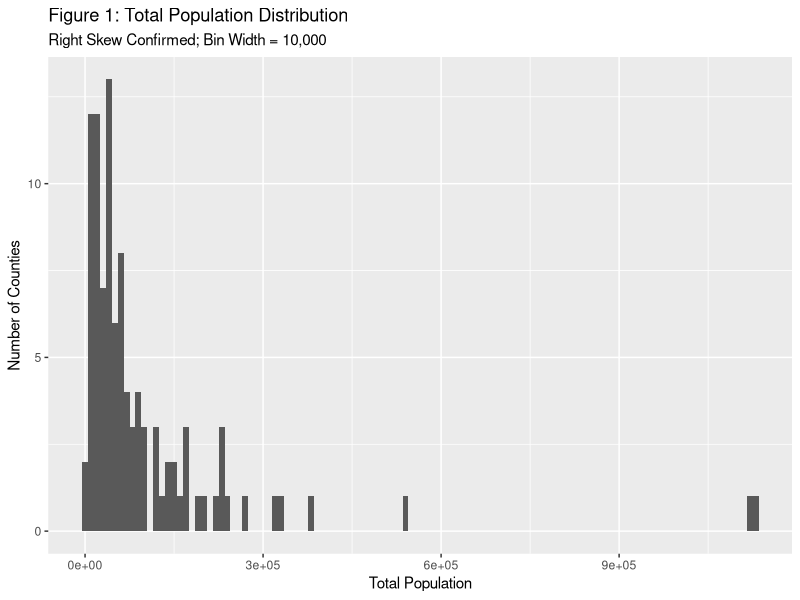

Here is the R script that generated this plot:
## ---- chunk 1
#install.packages(tidyverse);install.packages(here);install.packages(ggthemes)
library(tidyverse)
library(here)
library(ggthemes)
here()
NCData <- read.csv(here('Data','Processed','NCDataClean.csv'),stringsAsFactors = T)

my_theme <- theme_calc()  + 
  theme(
    #line =              element_line(),
    #rect =              element_rect(),
    text =              element_text(family="mono"),
    
    # Modified inheritance structure of text element
    #plot.title =        element_text(),
    #axis.title.x =      element_blank(),
    #axis.title.y =      element_blank(),
    #axis.text =         element_text(),
    
    # Modified inheritance structure of line element
    #axis.ticks =        element_line(),
    #panel.grid.major =  element_line(),
    #panel.grid.minor =  element_blank(),
    
    # Modified inheritance structure of rect element
    #plot.background =   element_rect(color =),
    #panel.background =  element_rect(),
    #legend.key =        element_rect(),
    
    # Modifiying legend.position
    #legend.position = 'right',
    
    #complete = TRUE
    )

## ---- chunk 2
summary(NCData)
## ---- chunk 3
PopPlot <- ggplot(data = NCData)+
  geom_histogram(aes(x= Total.Population), show.legend = T,
                 binwidth = 10000)+
  labs(title = "Figure 1: Total Population Distribution",
       subtitle = "Right Skew Confirmed; Bin Width = 10,000",
       x = "Total Population",
       y = "Number of Counties") 
PopPlot
## ---- chunk 4

